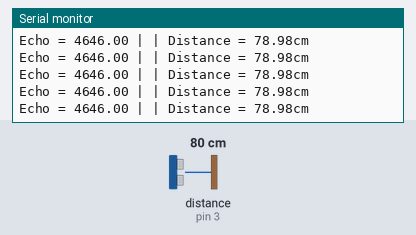
A sketch run on a simulated Arduino Uno, built with avr-gcc and run on an emulated ATmega328P. On the bench: the last lines printed to the serial monitor. Wiring (inferred from the names in the program): ultrasonic range finder: trigger pin 2; echo pin 3. Inputs (shaded band) come from the test bench; at power-on: distance to the obstacle (sensor on pin 3) 80 cm. The echo pulse lasts 58.3 µs per cm.

Above: at 1.2 s.
1.3 s: distance to the obstacle (sensor on pin 3) set to 35 cm
At 1.39 s:
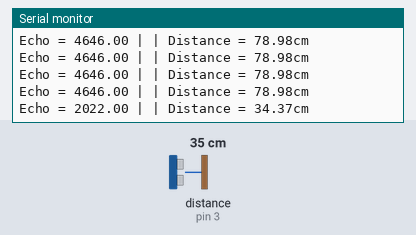
4.3 s: distance to the obstacle (sensor on pin 3) set to 18 cm
At 4.39 s:
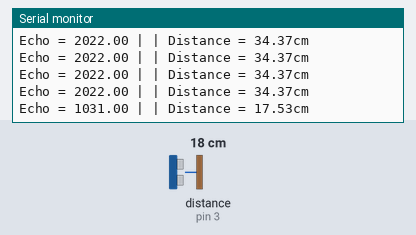
7.3 s: distance to the obstacle (sensor on pin 3) set to 35 cm
At 7.37 s:
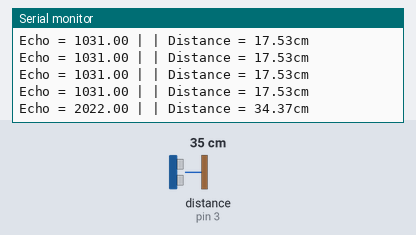
13.3 s: distance to the obstacle (sensor on pin 3) set to 250 cm
At 13.39 s:
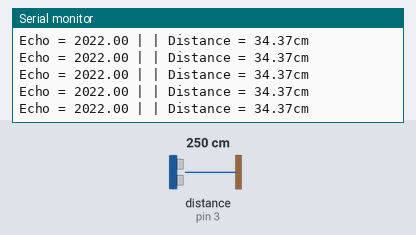
16.3 s: distance to the obstacle (sensor on pin 3) set to 299 cm
At 16.41 s:
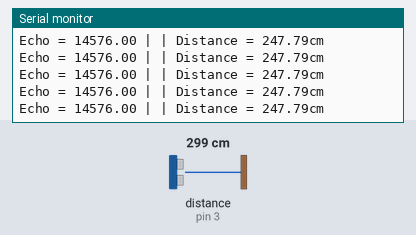
Timing chart, 0 to 19.3 s (numbered marks = the images above; inputs shaded):
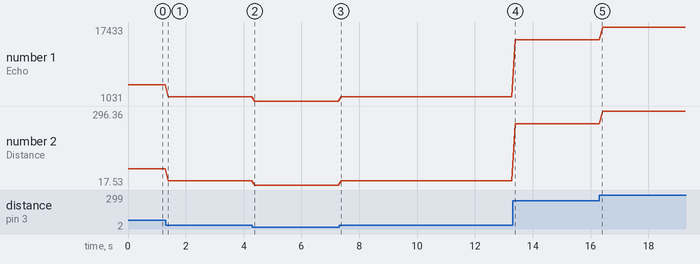

Measured:
- after the input at 1.3 s, the serial monitor: prints a new line after 0.08 s (image 1)
- after the input at 4.3 s, the serial monitor: prints a new line after 0.09 s (image 2)
- after the input at 7.3 s, the serial monitor: prints a new line after 0.07 s (image 3)
- plotted number 1: 4646 → 2022 after the input at 1.3 s, 2022 → 1031 after the input at 4.3 s, 1031 → 2022 after the input at 7.3 s, 2022 → 14576 after the input at 13.3 s, 14576 → 17433 after the input at 16.3 s
- plotted number 2: 78.98 → 34.37 after the input at 1.3 s, 34.37 → 17.53 after the input at 4.3 s, 17.53 → 34.37 after the input at 7.3 s, 34.37 → 247.79 after the input at 13.3 s, 247.79 → 296.36 after the input at 16.3 s

The sketch:

CSBCGQ.ino
```cpp
#define Trig 2  //引脚Tring连接 IO D2
#define Echo 3  //引脚Echo连接 IO D3

float cm;   //距离变量
float temp; //
void setup(){
    Serial.begin(9600);
    pinMode(Trig,OUTPUT);
    pinMode(Echo,INPUT);
}
void loop(){
    //给Trig发送一个地高低的短时间脉冲，触发测距
    digitalWrite(Trig,LOW); //发送低电平
    delayMicroseconds(2);   //延时2us
    digitalWrite(Trig,HIGH);//发送高电平
    delayMicroseconds(10);  //延时10us
    digitalWrite(Trig,LOW); //发送低电平

    temp=float(pulseIn(Echo,HIGH)); //存储回波等待时间
    //pulseIn函数会等待引脚变为HIGH，开始计算时间，再等待变为LOW并停止计时

    //声速340m/s 即34000cm/1000000us == 34/1000
    //来回计算两次，除以二

    cm=(temp*17)/1000;  //脉冲长度
    Serial.print("Echo = ");
    Serial.print(temp); //串口输出等待时间的原始数据
    Serial.print(" | | Distance = ");
    Serial.print(cm);   //串口输出距离换算成cm
    Serial.println("cm");
    delay(100);
}
```
